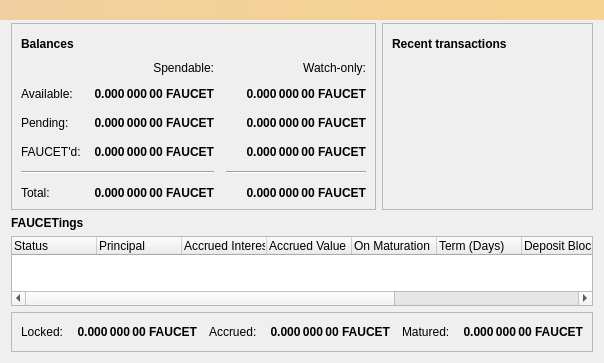
<?xml version="1.0" encoding="UTF-8"?>
<ui version="4.0">
 <class>OverviewPage</class>
 <widget class="QWidget" name="OverviewPage">
  <property name="geometry">
   <rect>
    <x>0</x>
    <y>0</y>
    <width>596</width>
    <height>342</height>
   </rect>
  </property>
  <property name="sizePolicy">
   <sizepolicy hsizetype="Preferred" vsizetype="Preferred">
    <horstretch>0</horstretch>
    <verstretch>0</verstretch>
   </sizepolicy>
  </property>
  <property name="windowTitle">
   <string>Form</string>
  </property>
  <layout class="QVBoxLayout" name="verticalLayout_6">
   <item>
    <layout class="QHBoxLayout" name="horizontalLayout" stretch="1,1">
     <property name="spacing">
      <number>6</number>
     </property>
     <property name="sizeConstraint">
      <enum>QLayout::SetDefaultConstraint</enum>
     </property>
     <property name="topMargin">
      <number>12</number>
     </property>
     <item>
      <layout class="QVBoxLayout" name="verticalLayout_2">
       <item>
        <widget class="QFrame" name="frame">
         <property name="frameShape">
          <enum>QFrame::StyledPanel</enum>
         </property>
         <property name="frameShadow">
          <enum>QFrame::Raised</enum>
         </property>
         <layout class="QVBoxLayout" name="verticalLayout_4">
          <item>
           <layout class="QHBoxLayout" name="horizontalLayout_4">
            <item>
             <widget class="QLabel" name="label_5">
              <property name="font">
               <font>
                <weight>75</weight>
                <bold>true</bold>
               </font>
              </property>
              <property name="text">
               <string>Balances</string>
              </property>
             </widget>
            </item>
            <item>
             <widget class="QPushButton" name="labelWalletStatus">
              <property name="enabled">
               <bool>false</bool>
              </property>
              <property name="maximumSize">
               <size>
                <width>30</width>
                <height>16777215</height>
               </size>
              </property>
              <property name="toolTip">
               <string>The displayed information may be out of date. Your wallet automatically synchronizes with the FAUCETIUM network after a connection is established, but this process has not completed yet.</string>
              </property>
              <property name="text">
               <string/>
              </property>
              <property name="icon">
               <iconset>
                <normaloff>:/icons/warning</normaloff>
                <disabledoff>:/icons/warning</disabledoff>:/icons/warning</iconset>
              </property>
              <property name="iconSize">
               <size>
                <width>24</width>
                <height>24</height>
               </size>
              </property>
              <property name="flat">
               <bool>true</bool>
              </property>
             </widget>
            </item>
            <item>
             <spacer name="horizontalSpacer_3">
              <property name="orientation">
               <enum>Qt::Horizontal</enum>
              </property>
              <property name="sizeHint" stdset="0">
               <size>
                <width>40</width>
                <height>20</height>
               </size>
              </property>
             </spacer>
            </item>
           </layout>
          </item>
          <item>
           <layout class="QGridLayout" name="gridLayout">
            <property name="spacing">
             <number>12</number>
            </property>
            <item row="2" column="1">
             <widget class="QLabel" name="labelUnconfirmed">
              <property name="font">
               <font>
                <weight>75</weight>
                <bold>true</bold>
               </font>
              </property>
              <property name="cursor">
               <cursorShape>IBeamCursor</cursorShape>
              </property>
              <property name="toolTip">
               <string>Total of transactions that have yet to be confirmed, and do not yet count toward the spendable balance</string>
              </property>
              <property name="text">
               <string notr="true">0.000 000 00 FAUCET</string>
              </property>
              <property name="alignment">
               <set>Qt::AlignRight|Qt::AlignTrailing|Qt::AlignVCenter</set>
              </property>
              <property name="textInteractionFlags">
               <set>Qt::LinksAccessibleByMouse|Qt::TextSelectableByKeyboard|Qt::TextSelectableByMouse</set>
              </property>
             </widget>
            </item>
            <item row="3" column="2">
             <widget class="QLabel" name="labelWatchImmature">
              <property name="font">
               <font>
                <weight>75</weight>
                <bold>true</bold>
               </font>
              </property>
              <property name="cursor">
               <cursorShape>IBeamCursor</cursorShape>
              </property>
              <property name="toolTip">
               <string>Mined balance in watch-only addresses that has not yet matured</string>
              </property>
              <property name="text">
               <string notr="true">0.000 000 00 FAUCET</string>
              </property>
              <property name="alignment">
               <set>Qt::AlignRight|Qt::AlignTrailing|Qt::AlignVCenter</set>
              </property>
              <property name="textInteractionFlags">
               <set>Qt::LinksAccessibleByMouse|Qt::TextSelectableByKeyboard|Qt::TextSelectableByMouse</set>
              </property>
             </widget>
            </item>
            <item row="4" column="0" colspan="2">
             <widget class="Line" name="line">
              <property name="orientation">
               <enum>Qt::Horizontal</enum>
              </property>
             </widget>
            </item>
            <item row="4" column="2">
             <widget class="Line" name="lineWatchBalance">
              <property name="sizePolicy">
               <sizepolicy hsizetype="Preferred" vsizetype="Fixed">
                <horstretch>0</horstretch>
                <verstretch>0</verstretch>
               </sizepolicy>
              </property>
              <property name="minimumSize">
               <size>
                <width>140</width>
                <height>0</height>
               </size>
              </property>
              <property name="orientation">
               <enum>Qt::Horizontal</enum>
              </property>
             </widget>
            </item>
            <item row="5" column="0">
             <widget class="QLabel" name="labelTotalText">
              <property name="text">
               <string>Total:</string>
              </property>
             </widget>
            </item>
            <item row="3" column="1">
             <widget class="QLabel" name="labelImmature">
              <property name="font">
               <font>
                <weight>75</weight>
                <bold>true</bold>
               </font>
              </property>
              <property name="cursor">
               <cursorShape>IBeamCursor</cursorShape>
              </property>
              <property name="toolTip">
               <string>Mined balance that has not yet matured</string>
              </property>
              <property name="text">
               <string notr="true">0.000 000 00 FAUCET</string>
              </property>
              <property name="alignment">
               <set>Qt::AlignRight|Qt::AlignTrailing|Qt::AlignVCenter</set>
              </property>
              <property name="textInteractionFlags">
               <set>Qt::LinksAccessibleByMouse|Qt::TextSelectableByKeyboard|Qt::TextSelectableByMouse</set>
              </property>
             </widget>
            </item>
            <item row="2" column="3">
             <spacer name="horizontalSpacer_2">
              <property name="orientation">
               <enum>Qt::Horizontal</enum>
              </property>
              <property name="sizeHint" stdset="0">
               <size>
                <width>40</width>
                <height>20</height>
               </size>
              </property>
             </spacer>
            </item>
            <item row="2" column="2">
             <widget class="QLabel" name="labelWatchPending">
              <property name="font">
               <font>
                <weight>75</weight>
                <bold>true</bold>
               </font>
              </property>
              <property name="cursor">
               <cursorShape>IBeamCursor</cursorShape>
              </property>
              <property name="toolTip">
               <string>Unconfirmed transactions to watch-only addresses</string>
              </property>
              <property name="text">
               <string notr="true">0.000 000 00 FAUCET</string>
              </property>
              <property name="alignment">
               <set>Qt::AlignRight|Qt::AlignTrailing|Qt::AlignVCenter</set>
              </property>
              <property name="textInteractionFlags">
               <set>Qt::LinksAccessibleByMouse|Qt::TextSelectableByKeyboard|Qt::TextSelectableByMouse</set>
              </property>
             </widget>
            </item>
            <item row="3" column="0">
             <widget class="QLabel" name="labelImmatureText">
              <property name="text">
               <string>FAUCET'd:</string>
              </property>
             </widget>
            </item>
            <item row="5" column="1">
             <widget class="QLabel" name="labelTotal">
              <property name="font">
               <font>
                <weight>75</weight>
                <bold>true</bold>
               </font>
              </property>
              <property name="cursor">
               <cursorShape>IBeamCursor</cursorShape>
              </property>
              <property name="toolTip">
               <string>Your current total balance</string>
              </property>
              <property name="text">
               <string notr="true">0.000 000 00 FAUCET</string>
              </property>
              <property name="alignment">
               <set>Qt::AlignRight|Qt::AlignTrailing|Qt::AlignVCenter</set>
              </property>
              <property name="textInteractionFlags">
               <set>Qt::LinksAccessibleByMouse|Qt::TextSelectableByKeyboard|Qt::TextSelectableByMouse</set>
              </property>
             </widget>
            </item>
            <item row="5" column="2">
             <widget class="QLabel" name="labelWatchTotal">
              <property name="font">
               <font>
                <weight>75</weight>
                <bold>true</bold>
               </font>
              </property>
              <property name="cursor">
               <cursorShape>IBeamCursor</cursorShape>
              </property>
              <property name="toolTip">
               <string>Current total balance in watch-only addresses</string>
              </property>
              <property name="text">
               <string notr="true">0.000 000 00 FAUCET</string>
              </property>
              <property name="alignment">
               <set>Qt::AlignRight|Qt::AlignTrailing|Qt::AlignVCenter</set>
              </property>
              <property name="textInteractionFlags">
               <set>Qt::LinksAccessibleByMouse|Qt::TextSelectableByKeyboard|Qt::TextSelectableByMouse</set>
              </property>
             </widget>
            </item>
            <item row="0" column="2">
             <widget class="QLabel" name="labelWatchonly">
              <property name="text">
               <string>Watch-only:</string>
              </property>
              <property name="alignment">
               <set>Qt::AlignRight|Qt::AlignTrailing|Qt::AlignVCenter</set>
              </property>
             </widget>
            </item>
            <item row="1" column="0">
             <widget class="QLabel" name="labelBalanceText">
              <property name="text">
               <string>Available:</string>
              </property>
             </widget>
            </item>
            <item row="1" column="1">
             <widget class="QLabel" name="labelBalance">
              <property name="font">
               <font>
                <weight>75</weight>
                <bold>true</bold>
               </font>
              </property>
              <property name="cursor">
               <cursorShape>IBeamCursor</cursorShape>
              </property>
              <property name="toolTip">
               <string>Your current spendable balance</string>
              </property>
              <property name="text">
               <string notr="true">0.000 000 00 FAUCET</string>
              </property>
              <property name="alignment">
               <set>Qt::AlignRight|Qt::AlignTrailing|Qt::AlignVCenter</set>
              </property>
              <property name="textInteractionFlags">
               <set>Qt::LinksAccessibleByMouse|Qt::TextSelectableByKeyboard|Qt::TextSelectableByMouse</set>
              </property>
             </widget>
            </item>
            <item row="1" column="2">
             <widget class="QLabel" name="labelWatchAvailable">
              <property name="font">
               <font>
                <weight>75</weight>
                <bold>true</bold>
               </font>
              </property>
              <property name="cursor">
               <cursorShape>IBeamCursor</cursorShape>
              </property>
              <property name="toolTip">
               <string>Your current balance in watch-only addresses</string>
              </property>
              <property name="text">
               <string notr="true">0.000 000 00 FAUCET</string>
              </property>
              <property name="alignment">
               <set>Qt::AlignRight|Qt::AlignTrailing|Qt::AlignVCenter</set>
              </property>
              <property name="textInteractionFlags">
               <set>Qt::LinksAccessibleByMouse|Qt::TextSelectableByKeyboard|Qt::TextSelectableByMouse</set>
              </property>
             </widget>
            </item>
            <item row="2" column="0">
             <widget class="QLabel" name="labelPendingText">
              <property name="text">
               <string>Pending:</string>
              </property>
             </widget>
            </item>
            <item row="0" column="1">
             <widget class="QLabel" name="labelSpendable">
              <property name="text">
               <string>Spendable:</string>
              </property>
              <property name="alignment">
               <set>Qt::AlignRight|Qt::AlignTrailing|Qt::AlignVCenter</set>
              </property>
             </widget>
            </item>
           </layout>
          </item>
         </layout>
        </widget>
       </item>
       <item>
        <spacer name="verticalSpacer">
         <property name="orientation">
          <enum>Qt::Vertical</enum>
         </property>
         <property name="sizeHint" stdset="0">
          <size>
           <width>20</width>
           <height>40</height>
          </size>
         </property>
        </spacer>
       </item>
      </layout>
     </item>
     <item>
      <layout class="QVBoxLayout" name="verticalLayout_3">
       <item>
        <widget class="QFrame" name="frame_2">
         <property name="frameShape">
          <enum>QFrame::StyledPanel</enum>
         </property>
         <property name="frameShadow">
          <enum>QFrame::Raised</enum>
         </property>
         <layout class="QVBoxLayout" name="verticalLayout">
          <item>
           <layout class="QHBoxLayout" name="horizontalLayout_2">
            <item>
             <widget class="QLabel" name="label_4">
              <property name="font">
               <font>
                <weight>75</weight>
                <bold>true</bold>
               </font>
              </property>
              <property name="text">
               <string>Recent transactions</string>
              </property>
             </widget>
            </item>
            <item>
             <widget class="QPushButton" name="labelTransactionsStatus">
              <property name="enabled">
               <bool>false</bool>
              </property>
              <property name="maximumSize">
               <size>
                <width>30</width>
                <height>16777215</height>
               </size>
              </property>
              <property name="toolTip">
               <string>The displayed information may be out of date. Your wallet automatically synchronizes with the FAUCETIUM network after a connection is established, but this process has not completed yet.</string>
              </property>
              <property name="text">
               <string/>
              </property>
              <property name="icon">
               <iconset>
                <normaloff>:/icons/warning</normaloff>
                <disabledoff>:/icons/warning</disabledoff>:/icons/warning</iconset>
              </property>
              <property name="iconSize">
               <size>
                <width>24</width>
                <height>24</height>
               </size>
              </property>
              <property name="flat">
               <bool>true</bool>
              </property>
             </widget>
            </item>
            <item>
             <spacer name="horizontalSpacer">
              <property name="orientation">
               <enum>Qt::Horizontal</enum>
              </property>
              <property name="sizeHint" stdset="0">
               <size>
                <width>40</width>
                <height>20</height>
               </size>
              </property>
             </spacer>
            </item>
           </layout>
          </item>
          <item>
           <widget class="QListView" name="listTransactions">
            <property name="styleSheet">
             <string notr="true">QListView { background: transparent; }</string>
            </property>
            <property name="frameShape">
             <enum>QFrame::NoFrame</enum>
            </property>
            <property name="verticalScrollBarPolicy">
             <enum>Qt::ScrollBarAlwaysOff</enum>
            </property>
            <property name="horizontalScrollBarPolicy">
             <enum>Qt::ScrollBarAlwaysOff</enum>
            </property>
            <property name="selectionMode">
             <enum>QAbstractItemView::NoSelection</enum>
            </property>
           </widget>
          </item>
         </layout>
        </widget>
       </item>
       <item>
        <spacer name="verticalSpacer_2">
         <property name="orientation">
          <enum>Qt::Vertical</enum>
         </property>
         <property name="sizeType">
          <enum>QSizePolicy::Maximum</enum>
         </property>
         <property name="sizeHint" stdset="0">
          <size>
           <width>10</width>
           <height>10</height>
          </size>
         </property>
        </spacer>
       </item>
      </layout>
     </item>
    </layout>
   </item>
   <item>
    <widget class="QLabel" name="label">
     <property name="text">
      <string>&lt;html&gt;&lt;head/&gt;&lt;body&gt;&lt;p&gt;&lt;span style=&quot; font-weight:600;&quot;&gt;FAUCETings&lt;/span&gt;&lt;/p&gt;&lt;/body&gt;&lt;/html&gt;</string>
     </property>
    </widget>
   </item>
   <item>
    <widget class="QTableWidget" name="FAUCETTable">
     <property name="enabled">
      <bool>true</bool>
     </property>
     <property name="editTriggers">
      <set>QAbstractItemView::NoEditTriggers</set>
     </property>
     <property name="alternatingRowColors">
      <bool>true</bool>
     </property>
     <attribute name="horizontalHeaderDefaultSectionSize">
      <number>85</number>
     </attribute>
     <attribute name="horizontalHeaderStretchLastSection">
       <bool>true</bool>
     </attribute>
     <column>
      <property name="text">
       <string>Status</string>
      </property>
      <property name="textAlignment">
       <set>AlignLeft|AlignVCenter</set>
      </property>
     </column>
     <column>
      <property name="text">
       <string>Principal</string>
      </property>
      <property name="textAlignment">
       <set>AlignLeft|AlignVCenter</set>
      </property>
     </column>
     <column>
      <property name="text">
       <string>Accrued Interest</string>
      </property>
      <property name="textAlignment">
       <set>AlignLeft|AlignVCenter</set>
      </property>
     </column>
     <column>
      <property name="text">
       <string>Accrued Value</string>
      </property>
      <property name="textAlignment">
       <set>AlignLeft|AlignVCenter</set>
      </property>
     </column>
     <column>
      <property name="text">
       <string>On Maturation</string>
      </property>
      <property name="textAlignment">
       <set>AlignLeft|AlignVCenter</set>
      </property>
     </column>
     <column>
      <property name="text">
       <string>Term (Days)</string>
      </property>
      <property name="textAlignment">
       <set>AlignLeft|AlignVCenter</set>
      </property>
     </column>
     <column>
      <property name="text">
       <string>Deposit Block</string>
      </property>
      <property name="textAlignment">
       <set>AlignLeft|AlignVCenter</set>
      </property>
     </column>
     <column>
      <property name="text">
       <string>Maturation Block</string>
      </property>
      <property name="textAlignment">
       <set>AlignLeft|AlignVCenter</set>
      </property>
     </column>
     <column>
      <property name="text">
       <string>Estimated Date</string>
      </property>
      <property name="textAlignment">
       <set>AlignLeft|AlignVCenter</set>
      </property>
     </column>
    </widget>
   </item>
   <item>
    <widget class="QFrame" name="frame_3">
     <property name="frameShape">
      <enum>QFrame::StyledPanel</enum>
     </property>
     <property name="frameShadow">
      <enum>QFrame::Raised</enum>
     </property>
     <layout class="QVBoxLayout" name="verticalLayout_5">
      <property name="spacing">
       <number>6</number>
      </property>
      <property name="sizeConstraint">
       <enum>QLayout::SetDefaultConstraint</enum>
      </property>
      <item>
       <layout class="QGridLayout" name="gridLayout_2" rowstretch="0,0,0" columnstretch="0,0,0,0,0,0,0" rowminimumheight="0,0,0" columnminimumwidth="0,0,0,0,0,0,0">
        <property name="spacing">
         <number>12</number>
        </property>
        <item row="2" column="0">
         <spacer name="verticalSpacer_3">
          <property name="orientation">
           <enum>Qt::Vertical</enum>
          </property>
          <property name="sizeHint" stdset="0">
           <size>
            <width>20</width>
            <height>40</height>
           </size>
          </property>
         </spacer>
        </item>
        <item row="0" column="4">
         <widget class="QLabel" name="labelMaturedText">
          <property name="text">
           <string>Matured:</string>
          </property>
         </widget>
        </item>
        <item row="0" column="5">
         <widget class="QLabel" name="labelMatured">
          <property name="font">
           <font>
            <weight>75</weight>
            <bold>true</bold>
           </font>
          </property>
          <property name="cursor">
           <cursorShape>IBeamCursor</cursorShape>
          </property>
          <property name="toolTip">
           <string>Your total balance of matured FAUCETings that are currently not earning any interest.</string>
          </property>
          <property name="text">
           <string notr="true">0.000 000 00 FAUCET</string>
          </property>
          <property name="alignment">
           <set>Qt::AlignRight|Qt::AlignTrailing|Qt::AlignVCenter</set>
          </property>
          <property name="textInteractionFlags">
           <set>Qt::LinksAccessibleByMouse|Qt::TextSelectableByKeyboard|Qt::TextSelectableByMouse</set>
          </property>
         </widget>
        </item>
        <item row="0" column="6">
         <spacer name="horizontalSpacer_4">
          <property name="orientation">
           <enum>Qt::Horizontal</enum>
          </property>
          <property name="sizeHint" stdset="0">
           <size>
            <width>40</width>
            <height>20</height>
           </size>
          </property>
         </spacer>
        </item>
        <item row="0" column="0">
         <widget class="QLabel" name="labellockedtext">
          <property name="text">
           <string>Locked:</string>
          </property>
         </widget>
        </item>
        <item row="0" column="2">
         <widget class="QLabel" name="labelaccruedtext">
          <property name="text">
           <string>Accrued:</string>
          </property>
         </widget>
        </item>
        <item row="0" column="1">
         <widget class="QLabel" name="labellocked">
          <property name="font">
           <font>
            <weight>75</weight>
            <bold>true</bold>
           </font>
          </property>
          <property name="cursor">
           <cursorShape>IBeamCursor</cursorShape>
          </property>
          <property name="toolTip">
           <string>Your total locked/invested balance in term deposits.</string>
          </property>
          <property name="text">
           <string notr="true">0.000 000 00 FAUCET</string>
          </property>
          <property name="alignment">
           <set>Qt::AlignRight|Qt::AlignTrailing|Qt::AlignVCenter</set>
          </property>
          <property name="textInteractionFlags">
           <set>Qt::LinksAccessibleByMouse|Qt::TextSelectableByKeyboard|Qt::TextSelectableByMouse</set>
          </property>
         </widget>
        </item>
        <item row="0" column="3">
         <widget class="QLabel" name="labelaccrued">
          <property name="font">
           <font>
            <weight>75</weight>
            <bold>true</bold>
           </font>
          </property>
          <property name="cursor">
           <cursorShape>IBeamCursor</cursorShape>
          </property>
          <property name="toolTip">
           <string>Your total balance of accrued interests, that have not matured yet.</string>
          </property>
          <property name="text">
           <string notr="true">0.000 000 00 FAUCET</string>
          </property>
          <property name="alignment">
           <set>Qt::AlignRight|Qt::AlignTrailing|Qt::AlignVCenter</set>
          </property>
          <property name="textInteractionFlags">
           <set>Qt::LinksAccessibleByMouse|Qt::TextSelectableByKeyboard|Qt::TextSelectableByMouse</set>
          </property>
         </widget>
        </item>
       </layout>
      </item>
     </layout>
    </widget>
   </item>
  </layout>
  <widget class="QLabel" name="labelAlerts">
   <property name="geometry">
    <rect>
     <x>0</x>
     <y>0</y>
     <width>800</width>
     <height>20</height>
    </rect>
   </property>
   <property name="styleSheet">
      <string notr="true">background-color: qlineargradient(x1: 0, y1: 0, x2: 1, y2: 0, stop:0 #F0D0A0, stop:1 #F8D488); color:#000000;</string>
   </property>
   <property name="visible">
    <bool>false</bool>
   </property>
   <property name="wordWrap">
    <bool>true</bool>
   </property>
   <property name="margin">
    <number>3</number>
   </property>
  </widget>
 </widget>
 <resources/>
 <connections/>
</ui>
